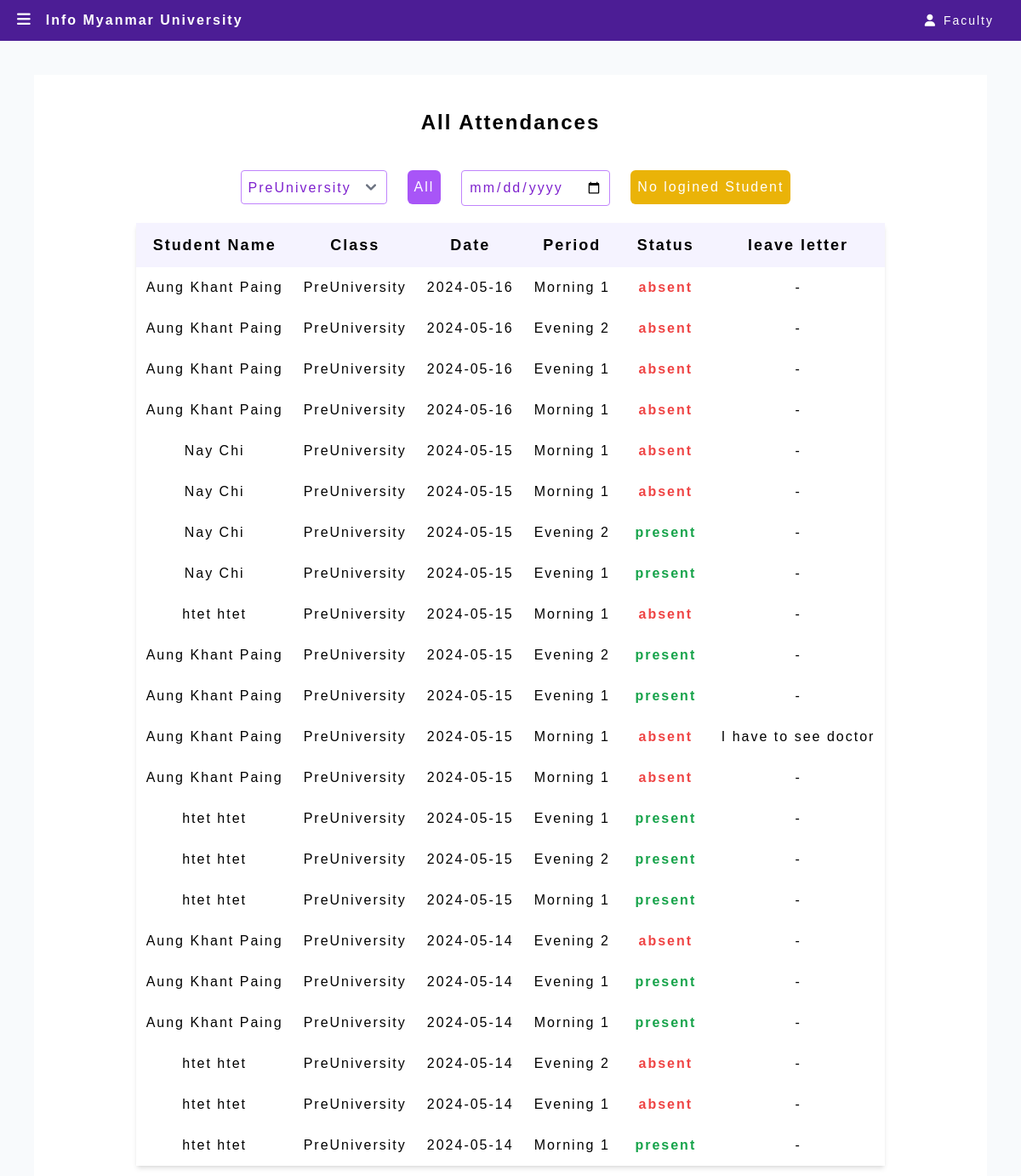
/adminattendancefilterbyYear/4 (signed in), run on the app's committed database.
### Website/models.py (models this page shows)
class Student(db.Model, UserMixin): # user object
    id = db.Column(db.Integer, primary_key=True)
    email = db.Column(db.String(150), unique=True)
    name = db.Column(db.String(150))
    password = db.Column(db.String(150))
    year = db.Column(db.Integer, db.ForeignKey('year.id'))
    batch = db.Column(db.String(150))
    phone = db.Column(db.String(150))
    profile = db.Column(db.String(300))
    attendances = db.relationship('Attendance')

class Year(db.Model):
    id = db.Column(db.Integer, primary_key=True)
    year_name = db.Column(db.String(150))
    students = db.relationship('Student')
    attendances = db.relationship('Attendance')

class Attendance(db.Model):
    id = db.Column(db.Integer, primary_key=True)
    date = db.Column(db.String(150))
    leave_letter = db.Column(db.String(1000))
    status = db.Column(db.Integer)
    student_id = db.Column(db.Integer, db.ForeignKey('student.id'))
    year_id = db.Column(db.Integer, db.ForeignKey('year.id'))
    period_id = db.Column(db.Integer, db.ForeignKey("period.id"))

class Period(db.Model):
    id = db.Column(db.Integer, primary_key=True)
    period_name = db.Column(db.String(150))
    period_time = db.Column(db.String(150))
    attendances = db.relationship('Attendance')

### app.py (the view)
@app.route('/adminattendancefilterbyYear/<int:yearid>', methods=['GET', 'POST'])
def adminattendancefilterbyYear(yearid):
    if 'admin_id' not in session:
        return redirect(url_for('adminLogin'))
    else:
        return adminattendancefilterbyyear(yearid)

### Website/adminfeatues.py (called while the page is built, shortened)
def adminattendancefilterbyyear(yrrid):
    allstudents = Student.query.all()
    students = {student.id: student.name for student in allstudents}
    allyear = Year.query.all()
    years = {year.id: year.year_name for year in allyear}
    allperiod = Period.query.all()
    period = {period.id: period.period_name for period in allperiod}
    student_year = Year.query.get(yrrid).year_name
    attendances = Attendance.query.filter_by(year_id=yrrid).order_by(Attendance.id.desc()).all()
    return render_template("adminattendanceInfo.html", attendances = attendances, years= years, period=period, students=students, allyears = allyear, datevalue="", student_year=student_year)

### Website/templates/adminattendanceInfo.html (shortened to what this page needs)
{% extends "adminlayout.html" %} {% block title %}Student Information{% endblock%}
{% block content %}
<div class="m-10 p-5 flex flex-col justify-center items-center bg-white overflow-x-auto">
  <h3 class="text-2xl font-semibold mt-5 mb-10 text-center">All Attendances</h3>
  <div class="mb-5 flex flex-row justify-center">
    <select class="block h-10 px-2 border border-purple-400 text-purple-700 mx-3 p-2 rounded focus:outline-none focus:border-purple-800" name="year" id="year">
      {% for allyear in allyears %}
      <option value="/adminattendancefilterbyYear/{{ allyear.id }}" {% if allyear.year_name == student_year %} selected {% endif %}>{{ allyear.year_name }}</option>
      {% endfor %}
    </select>
    <a href="/adminattendanceInfo" class="mx-3 p-2 h-10 bg-purple-500 text-white rounded-md hover:bg-purple-600 focus:outline-none focus:bg-purple-600">All</a>
    <form id="dateForm" class="mx-3" method="POST">
      <input type="date" value="{{ datevalue }}" onchange="this.form.submit()" class="border border-purple-400 text-purple-700 p-2 rounded w-full focus:outline-none focus:border-purple-800" id="customdate" name="customdate">
    </form>
    <a href="/notLoginedStudent" class="h-10 p-2 ml-3 bg-yellow-500 text-white rounded-md hover:bg-yellow-600 focus:outline-none focus:bg-yellow-600">No logined Student</a>
  </div>
  <table class="text-center shadow-md">
    <thead class="bg-violet-50 text-lg font-semibold">
      <tr>
        <th class=" py-3 px-5">Student Name</th>
        <th class=" py-3 px-5">Class</th>
        <th class=" py-3 px-5">Date</th>
        <th class=" py-3 px-5">Period</th>
        <th class=" py-3 px-5">Status</th>
        <th class=" py-3 px-5">leave letter</th>
      </tr>
    </thead>
    <tbody id="student-table-body">
        {% for attendance in attendances %}
        <tr>
            <td class=" p-3">{{ students[attendance.student_id]}}</td>
            <td class=" p-3"> {{ years[attendance.year_id] }} </td>
            <td class=" p-3">{{ attendance.date }}</td>
            <td class=" p-3">{{ period[attendance.period_id] }}</td>
            <td class=" p-3 font-semibold {% if attendance.status == 'absent' %} text-red-500 {% else %} text-green-600 {% endif %}">{{ attendance.status }}</td>
            <td class=" p-3">{{ attendance.leave_letter }}</td>
        </tr>
        {% endfor %}
    </tbody>
  </table>
</div>
{% endblock %}

### Website/static/css/index.css (style rules this page uses)
html { font-family: Tahoma, sans-serif !important; letter-spacing: 2px; }

### data on the page
Attendance: date "2024-05-16", status "absent", leave_letter "-"
Student: name "Aung Khant Paing"
Year: year_name "PreUniversity"
Period: period_name "Morning 1"
Attendance: date "2024-05-16", status "absent", leave_letter "-"
Period: period_name "Evening 2"
Attendance: date "2024-05-16", status "absent", leave_letter "-"
Period: period_name "Evening 1"
Attendance: date "2024-05-16", status "absent", leave_letter "-"
Period: period_name "Morning 1"
Attendance: date "2024-05-15", status "absent", leave_letter "-"
Student: name "Nay Chi"
Attendance: date "2024-05-15", status "absent", leave_letter "-"
Attendance: date "2024-05-15", status "present", leave_letter "-"
Attendance: date "2024-05-15", status "present", leave_letter "-"
Attendance: date "2024-05-15", status "absent", leave_letter "-"
Student: name "htet htet"
Attendance: date "2024-05-15", status "present", leave_letter "-"
Attendance: date "2024-05-15", status "present", leave_letter "-"
Attendance: date "2024-05-15", status "absent", leave_letter "I have to see doctor"
Attendance: date "2024-05-15", status "absent", leave_letter "-"
Attendance: date "2024-05-15", status "present", leave_letter "-"
Attendance: date "2024-05-15", status "present", leave_letter "-"
Attendance: date "2024-05-15", status "present", leave_letter "-"
Attendance: date "2024-05-14", status "absent", leave_letter "-"
Attendance: date "2024-05-14", status "present", leave_letter "-"
Attendance: date "2024-05-14", status "present", leave_letter "-"
Attendance: date "2024-05-14", status "absent", leave_letter "-"
Attendance: date "2024-05-14", status "absent", leave_letter "-"
Attendance: date "2024-05-14", status "present", leave_letter "-"

### other printed values
form field year "PreUniversity"
